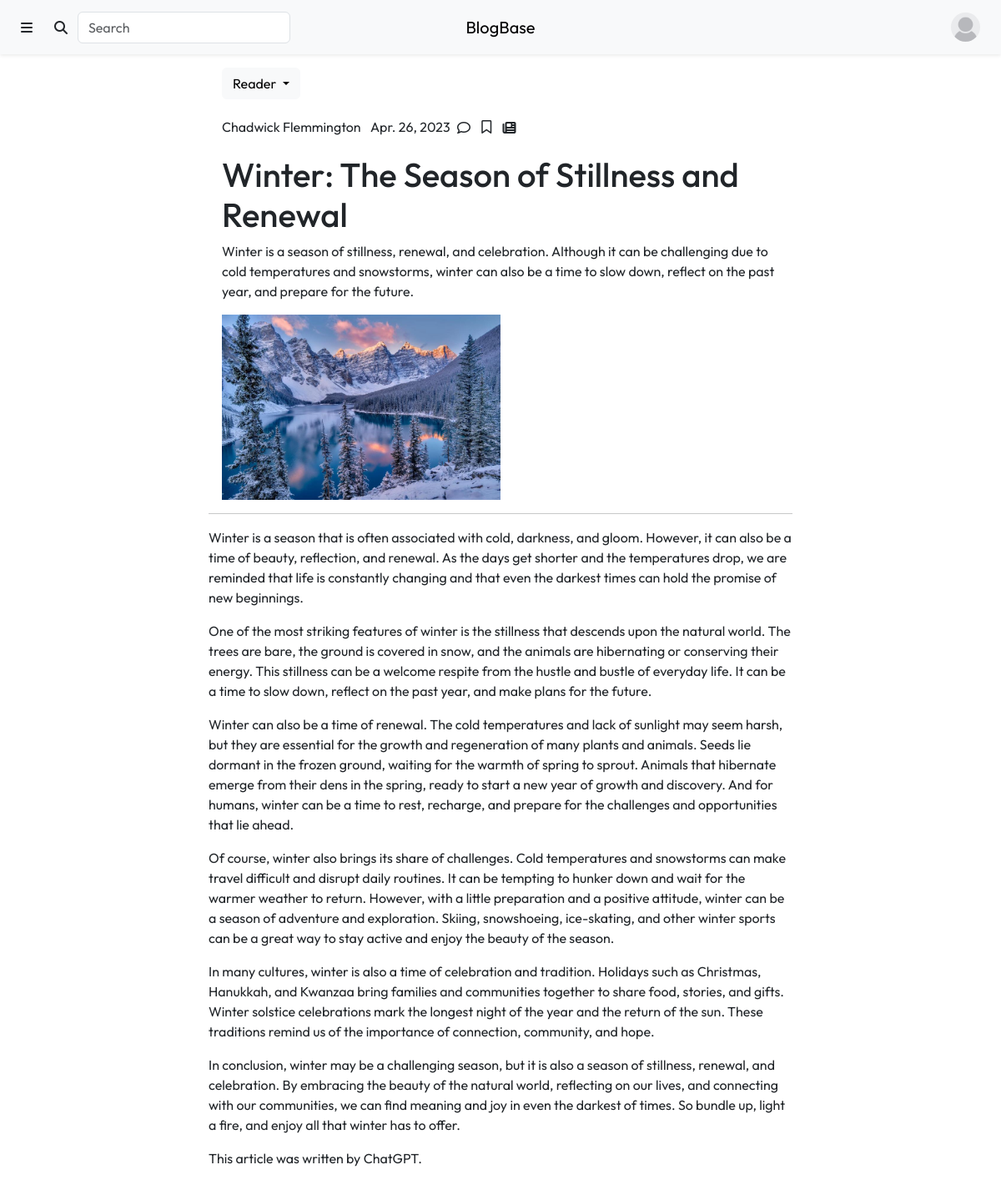
/content/article.php?id=3 (signed in), run on the app's committed database.
### tables this page shows
CREATE TABLE `Users` (
  `user_id` int(11) NOT NULL,
  `profile_picture` varchar(255) NOT NULL DEFAULT 'anonymous.jpg',
  `username` varchar(50) NOT NULL,
  `first_name` varchar(50) NOT NULL,
  `last_name` varchar(50) NOT NULL,
  `email` varchar(50) NOT NULL,
  `password` varchar(255) NOT NULL,
  `biography` varchar(255) DEFAULT NULL,
  `approved` tinyint(1) NOT NULL DEFAULT 0,
  `reader` tinyint(1) NOT NULL DEFAULT 1,
  `writer` tinyint(1) NOT NULL DEFAULT 0,
  `designer` tinyint(1) NOT NULL DEFAULT 0,
  `advertiser` tinyint(1) NOT NULL DEFAULT 0,
  `admin` tinyint(1) NOT NULL DEFAULT 0
);

CREATE TABLE `Articles` (
  `article_id` int(11) NOT NULL,
  `author_id` int(11) NOT NULL,
  `title` varchar(225) NOT NULL,
  `description` tinytext DEFAULT NULL,
  `lead_image` varchar(255) DEFAULT NULL,
  `content` longblob DEFAULT NULL,
  `submitted` tinyint(1) NOT NULL DEFAULT 0,
  `submit_date` date NOT NULL DEFAULT current_timestamp(),
  `approved` tinyint(1) NOT NULL DEFAULT 0,
  `click_number` int(11) NOT NULL DEFAULT 0
);

### include/user_info.inc.php (called while the page is built, shortened)
<?php
if (isset($_SESSION['username'])) {
    $user_query = "SELECT *
                   FROM Users
                   WHERE username = '" . $_SESSION['username'] . "';";
    $user_result = mysqli_query($con, $user_query);
    $user_info = $user_result->fetch_assoc();
}
?>

### content/article.php (the view, shortened to what this page needs)
<?php
require_once "../include/connect.inc.php";
include_once "../include/user_info.inc.php";
$requested_id = $_GET['id'];
$article_query = "SELECT Articles.article_id, Articles.title, Articles.description, Articles.lead_image,
                         Articles.content, UNIX_TIMESTAMP(Articles.submit_date) as submit_date,
                         Articles.approved, Articles.submitted, Articles.author_id, Users.first_name, Users.last_name
                  FROM Articles INNER JOIN Users ON Articles.author_id = Users.user_id
                  WHERE Articles.article_id = $requested_id";
$article_result = mysqli_query($con, $article_query);
$article_info = $article_result->fetch_assoc();
?>
<!DOCTYPE html>
<html lang="en">
    <head>
        <link rel="stylesheet" href="https://cdn.jsdelivr.net/npm/bootstrap@5.3.0-alpha1/dist/css/bootstrap.min.css">
        <link rel="stylesheet" href="https://cdnjs.cloudflare.com/ajax/libs/font-awesome/6.2.1/css/all.min.css">
        <link rel="stylesheet" href="./css/styles.css">
    </head>
    <body>
        <div class="header">
            <?php include "./views/header.php" ?>
            <?php include "./views/sidebar.php" ?>
        <div class="col-10 col-lg-7 mx-auto mt-3">
            <div class="px-3" id="article-head">
                <ul class="list-inline">
                    <li class="list-inline-item dropdown">
                        <button onclick="role_options(roles_str)" class="btn btn-light dropdown-toggle" id="role-btn" type="button" data-bs-toggle="dropdown" aria-expanded="false">
                            Reader
                        </button>
                    </li>
                </ul>
                <ul class="list-inline">
                    <li class="list-inline-item align-middle">
                        <?php echo $article_info['first_name'] . " " . $article_info['last_name'] ?>
                    </li>
                    <li class="mx-0 list-inline-item align-middle">
                        <?php echo date("M. d, Y", $article_info['submit_date']) ?>
                    </li>
                    <?php if ($article_info['approved'] == true) { ?>
                        <li class="mx-0 list-inline-item align-middle">
                            <a class="btn p-1 fa-regular fa-comment text-reset text-decoration-none" data-bs-toggle="offcanvas" href="#offcanvas-comments" aria-controls="offcanvas-sidebar"> </a>
                        </li>
                        <li class="mx-0 list-inline-item align-middle">
                            <?php
                            if (isset($_SESSION['user_info'])) {
                                $saved_query = "SELECT article_id, user_id
                                                FROM SavedArticles
                                                WHERE user_id = '" . $user_info['user_id'] . "' AND article_id = '" . $article_info['article_id'] . "';";
                                $saved_result = mysqli_query($con, $saved_query); ?>
                                <button onclick="change_bookmark_icon(<?php echo $article_info['article_id'] ?>)" id="bookmark-<?php echo $article_info['article_id'] ?>" class="btn p-1">
                                    <?php if ($saved_result->num_rows == 1) { ?>
                                        <span id="bookmark-icon-<?php echo $article_info['article_id'] ?>" class="fa-solid fa-bookmark">
                                <?php } else { ?>
                                        <span id="bookmark-icon-<?php echo $article_info['article_id'] ?>" class="fa-regular fa-bookmark">
                                <?php } ?>
                                    </button>
                            <?php } else { ?>
                                    <a href="./login.php" id="bookmark" class="btn p-1">
                                        <span id="bookmark-icon" class="fa-regular fa-bookmark">
                                    </a>
                            <?php } ?>
                        </li>
                        <li class="mx-0 list-inline-item align-middle">
                            <i class="btn p-1 fa-solid fa-newspaper"></i>
                        </li>
                    <?php } ?>
                </ul>
                <h1 class="mb-2"><?php echo $article_info['title']; ?></h1>
                <p><?php echo $article_info['description']; ?></p>
                <?php if ($article_info['lead_image'] != null) { ?>
                    <div class="justify-content-center">
                        <img class="lead-img img-fluid" src="./uploads/leads/<?php echo $article_info['lead_image']; ?>" alt="<?php echo $article_info['lead_image']; ?>">
                    </div>
                <?php } ?>
            </div>
            <hr>
            <div id="article-body">
                <?php echo $article_info['content']; ?>
            </div>
        </div>
    </body>
</html>

### content/views/header.php (shortened to what this page needs)
<?php include_once "../include/user_info.inc.php"; ?>
<nav class="navbar navbar-expand bg-light shadow-sm">
     <div class="container-fluid">
        <div class="me-auto order-0 order-md-0 col-4">
            <ul class="navbar-nav me-auto">
                <li class="nav-item">
                    <a class="btn" data-bs-toggle="offcanvas" href="#offcanvas-sidebar" role="button" aria-controls="offcanvas-sidebar">
                        <span class="fa-solid fa-bars"></span>
                    </a>
                </li>
                <li class="nav-item d-md-block d-none">
                    <form method="get" action="./search.php" class="input-group rounded">
                        <button class="btn input-group-text rounded" type="submit">
                            <i class="fa-solid fa-search"></i>
                        </button>
                        <input class="form-control rounded" name="query" type="search" placeholder="Search" aria-label="Search">
                    </form>
                </li>
            </ul>
        </div>
        <a class="navbar-brand col-4 mx-auto text-center order-1 order-md-1" href="./index.php">BlogBase</a>
        <div class="navbar ms-auto order-2 col-4 py-0">
            <ul class="navbar-nav ms-auto">
                <?php if (isset($user_info['username'])) { ?>
                    <li class="nav-item">
                        <div class="dropdown">
                            <button class="btn" type="button" data-bs-toggle="dropdown" aria-expanded="false">
                                <img src="./uploads/profile_pictures/<?php echo $user_info['profile_picture']; ?>" class="rounded-circle" style="width:35px; height:35px;">
                            </button>
                        </li>
                    </div>
            <?php } ?>
        </div>
    </div>

### content/css/styles.css (style rules this page uses)
* { font-family: 'Outfit', sans-serif; }
.lead-img { width: 50%; height: 50%; }

### data on the page
users: profile_picture (placeholder picture)
articles: author.first_name "Chadwick", author.last_name "Flemmington", title "Winter: The Season of Stillness and Renewal", description "Winter is a season of stillness, renewal, and celebration. Although it can be challenging due to cold temperatures and snowstorms, winter can also be a time to slow down, reflect on the past year, and prepare for the future.", lead_image (picture), content "Winter is a season that is often associated with cold, darkness, and gloom. However, it can also be a time of beauty, reflection, and renewal. As the days get shorter and the temperatures drop, we are reminded that life is constantly changing and that even the darkest times can hold the promise of new beginnings. One of the most striking features of winter is the stillness that descends upon the natural world. The trees are bare, the ground is covered in snow, and the animals are hibernating or conserving their energy. This stillness can be a welcome respite from the hustle and bustle of everyday life. It can be a time to slow down, reflect on the past year, and make plans for the future.…"

### other printed values
date("M. d, Y", $article_info['submit_date']) "Apr. 26, 2023"
